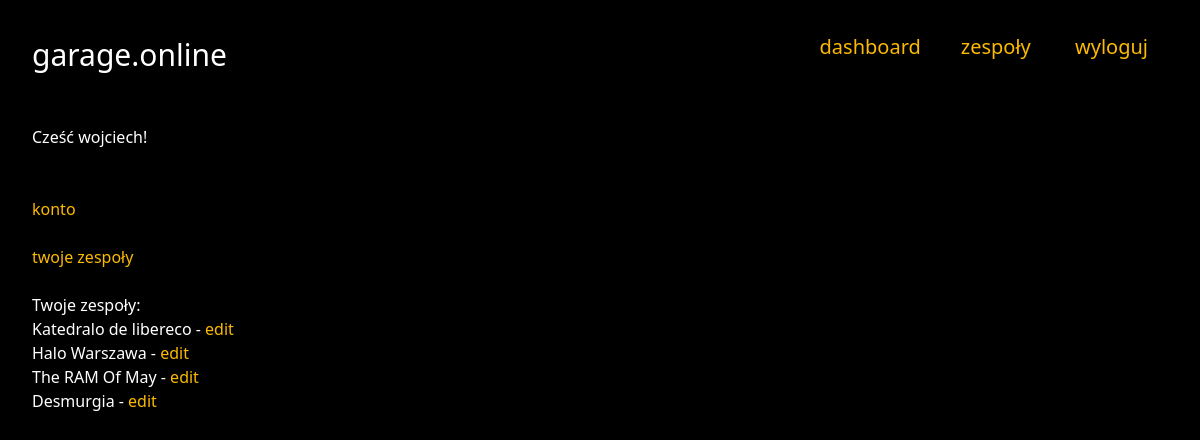
The app's page /dashboard/ (signed in) with its own data.
### garage_online/models.py (models this page shows, shortened)
class Band(models.Model):
    name = models.CharField(max_length=100, null=False, blank=False)
    contact_email = models.EmailField(null=True, blank=True)
    show_contact_email = models.BooleanField(default=True)
    short_desc = models.TextField(max_length=150, null=False, blank=False)
    long_desc = models.TextField(null=False, blank=False)
    genre = models.PositiveSmallIntegerField(choices=choices.get_genres(), default=0)
    image = models.ImageField(upload_to='bands_photos', null=False, blank=False)
    country = models.CharField(max_length=2, choices=choices.get_countries(), default='PL')
    city = models.CharField(max_length=50, null=False, blank=False)
    is_active = models.BooleanField(default=True)
    tags = models.CharField(max_length=100, null=True, blank=True)
    add_2db_date = models.DateField(auto_now_add=True)
    user = models.ManyToManyField(User, related_name='bands')
    social_links = models.OneToOneField(SocialLink, on_delete=models.CASCADE, null=True, blank=True, default=None)

### garage_online/views.py (the view)
# urls.py: path('dashboard/', views.dashboard, name='dashboard'),
@login_required()
def dashboard(request):
    bands = Band.objects.filter(user=request.user) if request.user.is_authenticated else None
    return render(request, 'garage_online/dashboard.html', {'bands': bands})

### garage_online/templates/garage_online/dashboard.html (shortened to what this page needs)
{% extends 'base.html' %}
{% block body %}
    Cześć {{ user }}!<br>
    <br><br>
    <a href="{% url 'user_settings' %}">konto</a><br>
    <br>
    <a href="{% url 'user_bands' %}">twoje zespoły</a><br>
    <br>
    Twoje zespoły:<br>
    {% if bands|length == 0 %}
        Nie dodałeś jeszcze żadnego zespołu
    {% else %}
        {% for band in bands %}
            {{ band.name }} - <a href="{% url 'edit_band' band.id band.name %}">edit</a><br>
        {% endfor %}
    {% endif %}
{% endblock %}

### garage_online/static/garage_online.css (style rules this page uses)
:root { --primary-color: #fcba03; --background-color: #000000; --background-light-color: #202020; --text-color: #ffffff; --primary-width: 300px; --large-width: 760px; --button-height-shift: 36px; }
body { padding: 2rem; background-color: black; color: var(--text-color); margin-bottom: 75px; }
a { color: var(--primary-color); text-decoration: none; }

### records on screen
Band: name "Katedralo de libereco"
Band: name "Halo Warszawa"
Band: name "The RAM Of May"
Band: name "Desmurgia"

### other values on screen
{{ user }} "wojciech"
